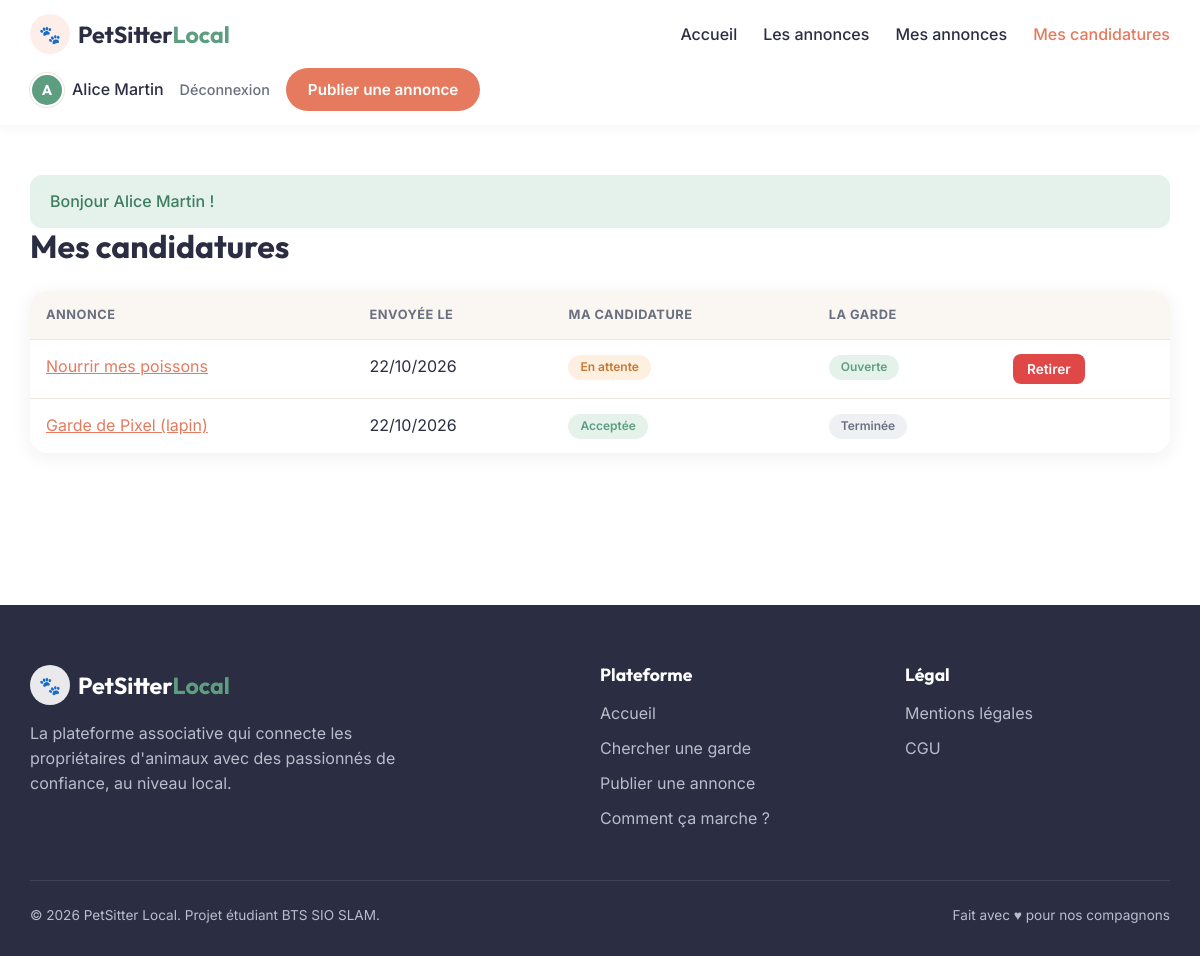
The page /index.php?action=mes_candidatures (signed in) on the database its author committed.
### tables this page shows
CREATE TABLE candidatures (
  id INT AUTO_INCREMENT PRIMARY KEY,
  id_annonce INT NOT NULL,
  id_gardien INT NOT NULL,
  message TEXT NOT NULL,
  statut ENUM('en_attente','acceptee','refusee') NOT NULL DEFAULT 'en_attente',
  created_at DATETIME NOT NULL DEFAULT CURRENT_TIMESTAMP,
  UNIQUE KEY uq_candidature (id_annonce, id_gardien),
  FOREIGN KEY (id_annonce) REFERENCES annonces(id) ON DELETE CASCADE,
  FOREIGN KEY (id_gardien) REFERENCES utilisateurs(id) ON DELETE CASCADE
);

CREATE TABLE annonces (
  id INT AUTO_INCREMENT PRIMARY KEY,
  id_proprietaire INT NOT NULL,
  titre VARCHAR(120) NOT NULL,
  animal VARCHAR(40) NOT NULL,
  description TEXT NOT NULL,
  ville VARCHAR(80) NOT NULL,
  date_debut DATE NOT NULL,
  date_fin DATE NOT NULL,
  statut ENUM('ouverte','pourvue','terminee') NOT NULL DEFAULT 'ouverte',
  created_at DATETIME NOT NULL DEFAULT CURRENT_TIMESTAMP,
  FOREIGN KEY (id_proprietaire) REFERENCES utilisateurs(id) ON DELETE CASCADE
);

### app/controllers/CandidatureController.php (called while the page is built, shortened)
<?php
class CandidatureController
{
    public function mesCandidatures(): void
    {
        $idGardien = AuthController::utilisateurId();
        $candidatures = Candidature::parGardien($idGardien);
        require ROOT . '/app/views/candidatures/mes_candidatures.php';
    }
}

### public/index.php (called while the page is built, shortened)
<?php
require_once ROOT . '/config/database.php';
spl_autoload_register(function (string $classe): void {
    foreach (['/app/models/', '/app/controllers/', '/app/core/'] as $dossier) {
        $fichier = ROOT . $dossier . $classe . '.php';
        if (is_file($fichier)) {
            return;
        }
    }
});
function e(?string $valeur): string
{
    return htmlspecialchars($valeur ?? '', ENT_QUOTES, 'UTF-8');
}
$action = $_GET['action'] ?? 'accueil';
match ($action) {
    'connexion'        => (new AuthController())->connexion(),
    'inscription'      => (new AuthController())->inscription(),
    'deconnexion'      => (new AuthController())->deconnexion(),
    'accueil'          => (new AnnonceController())->accueil(),
    'liste'            => (new AnnonceController())->liste(),
    'detail'           => (new AnnonceController())->detail(),
    'creer'            => (new AnnonceController())->creer(),
    'modifier'         => (new AnnonceController())->modifier(),
    'supprimer'        => (new AnnonceController())->supprimer(),
    'terminer'         => (new AnnonceController())->terminer(),
    'mes_annonces'     => (new AnnonceController())->mesAnnonces(),
    'postuler'         => (new CandidatureController())->postuler(),
    'retirer'          => (new CandidatureController())->retirer(),
    'mes_candidatures' => (new CandidatureController())->mesCandidatures(),
    'recues'           => (new CandidatureController())->recues(),
    'repondre'         => (new CandidatureController())->repondre(),
    'noter'            => (new AvisController())->noter(),
    'profil'           => (new AvisController())->profil(),
    'admin'                 => (new AdminController())->tableauDeBord(),
    'supprimer_avis'        => (new AdminController())->supprimerAvis(),
    'supprimer_utilisateur' => (new AdminController())->supprimerUtilisateur(),
    default            => (new AnnonceController())->accueil(),
};

### app/controllers/AuthController.php (called while the page is built, shortened)
<?php
class AuthController
{
    public static function utilisateurId(): int
    {
        return (int) ($_SESSION['user_id'] ?? 0);
    }
}

### config/database.php (called while the page is built, shortened)
<?php
class Database
{
    private static ?PDO $instance = null;
    public static function get(): PDO
    {
        if (self::$instance === null) {
            self::$instance = new PDO(DB_DSN, DB_USER, DB_PASS, [
                PDO::ATTR_ERRMODE            => PDO::ERRMODE_EXCEPTION,
                PDO::ATTR_DEFAULT_FETCH_MODE => PDO::FETCH_ASSOC,
            ]);
        }
        return self::$instance;
    }
}

### app/models/Candidature.php (called while the page is built, shortened)
<?php
class Candidature
{
    public static function hydrate(array $row): self
    {
        return new self(
            (int) $row['id'],
            (int) $row['id_annonce'],
            (int) $row['id_gardien'],
            $row['message'],
            $row['statut'],
            $row['created_at'] ?? null,
            $row['gardien'] ?? null,
            $row['annonce_titre'] ?? null,
            $row['annonce_statut'] ?? null
        );
    }
    public static function parGardien(int $idGardien): array
    {
        $stmt = Database::get()->prepare(
            "SELECT c.*, a.titre AS annonce_titre, a.statut AS annonce_statut
             FROM candidatures c
             JOIN annonces a ON a.id = c.id_annonce
             WHERE c.id_gardien = :id
             ORDER BY c.created_at DESC"
        );
        $stmt->execute(['id' => $idGardien]);
        return array_map([self::class, 'hydrate'], $stmt->fetchAll());
    }
}

### app/views/candidatures/mes_candidatures.php (the view, shortened to what this page needs)
<?php require ROOT . '/app/views/layout/header.php'; ?>
<h2>Mes candidatures</h2>
<?php if (empty($candidatures)): ?>
  <p class="vide">
    Vous n'avez postulé à aucune annonce.
    <a href="index.php?action=liste">Voir les annonces disponibles</a>
  </p>
<?php else: ?>
  <div class="tableau">
    <table>
      <tr>
        <th>Annonce</th>
        <th>Envoyée le</th>
        <th>Ma candidature</th>
        <th>La garde</th>
        <th></th>
      </tr>
      <?php foreach ($candidatures as $c): ?>
        <tr>
          <td>
            <a href="index.php?action=detail&id=<?= $c->id_annonce ?>"><?= e($c->annonce_titre) ?></a>
          </td>
          <td><?= Affichage::date($c->created_at) ?></td>
          <td><?= Affichage::badge($c->statut) ?></td>
          <td><?= Affichage::badge($c->annonce_statut ?? '') ?></td>
          <td>
            <?php if ($c->statut === 'en_attente'): ?>
              <form method="post" action="index.php?action=retirer&id=<?= $c->id ?>"
                    onsubmit="return confirm('Retirer cette candidature ?');">
                <button type="submit" class="petit danger">Retirer</button>
              </form>
            <?php endif; ?>
          </td>
        </tr>
      <?php endforeach; ?>
    </table>
  </div>
<?php endif; ?>
<?php require ROOT . '/app/views/layout/footer.php'; ?>

### app/core/Affichage.php (shortened to what this page needs)
<?php
class Affichage
{
    public static function badge(string $statut): string
    {
        $libelle = match ($statut) {
            'ouverte'    => 'Ouverte',
            'pourvue'    => 'Pourvue',
            'terminee'   => 'Terminée',
            'en_attente' => 'En attente',
            'acceptee'   => 'Acceptée',
            'refusee'    => 'Refusée',
            default      => $statut,
        };
        return '<span class="badge badge--' . e($statut) . '">' . e($libelle) . '</span>';
    }
    public static function date(?string $date): string
    {
        return $date ? date('d/m/Y', strtotime($date)) : '';
    }
}

### public/css/style.css (style rules this page uses)
:root { --corail: #e57a5e; --corail-fonce: #d0644a; --corail-clair: #fdeee9; --vert: #5e9e80; --vert-clair: #e4f2eb; --sombre: #2b2d42; --texte: #2b2d42; --gris: #6b7080; --gris-clair: #eef0f3; --bordure: #ece7e1; --creme: #faf6f1; --rouge: #e04848; --rouge-clair: #fde8e8; --orange: #c9772f; --orange-clair: #fdf0e1; --police-titre: "Outfit", "Segoe UI", system-ui, sans-serif; --police-texte: "Inter", "Segoe UI", system-ui, sans-serif; --arrondi: 18px; --ombre: 0 4px 20px rgba(43, 45, 66, 0.07); }
* { box-sizing: border-box; }
body { margin: 0; font-family: var(--police-texte); color: var(--texte); background: #fff; line-height: 1.55; }
h1, h2, h3, h4 { font-family: var(--police-titre); line-height: 1.15; margin-top: 0; }
a { color: var(--corail); }
.btn, button { display: inline-block; padding: 10px 20px; border: 2px solid transparent; border-radius: 999px; font: 600 0.95rem var(--police-texte); text-align: center; text-decoration: none; cursor: pointer; transition: background 0.2s, transform 0.1s; background: var(--corail); color: #fff; }
.petit { padding: 5px 12px; font-size: 0.85em; border-radius: 8px; }
.danger { background: var(--rouge); }
.badge { display: inline-block; padding: 3px 12px; border-radius: 999px; font-size: 0.75rem; font-weight: 600; vertical-align: middle; }
.badge--ouverte, .badge--acceptee { background: var(--vert-clair); color: var(--vert); }
.badge--pourvue, .badge--en_attente { background: var(--orange-clair); color: var(--orange); }
.badge--terminee { background: var(--gris-clair); color: var(--gris); }
.contenu h2 { font-size: 2rem; }
.tableau { overflow-x: auto; border-radius: var(--arrondi); box-shadow: var(--ombre); }
table { width: 100%; border-collapse: collapse; background: #fff; }
th, td { padding: 14px 16px; text-align: left; border-bottom: 1px solid var(--bordure); vertical-align: top; }
th { background: var(--creme); font-size: 0.8rem; text-transform: uppercase; letter-spacing: 0.5px; color: var(--gris); }
tr:last-child td { border-bottom: none; }

### rows shown on the page
candidatures: id_annonce.titre "Nourrir mes poissons", created_at "22/10/2026", statut "En attente Ouverte"
candidatures: id_annonce.titre "Garde de Pixel (lapin)", created_at "22/10/2026", statut "Acceptée Terminée"

### other values the page prints
Affichage::initiale($_SESSION['user_nom']) "A"
$_SESSION['user_nom'] "Alice Martin"
$_SESSION['flash'] "Bonjour Alice Martin !"
